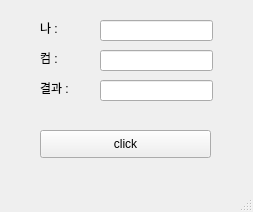
<?xml version="1.0" encoding="UTF-8"?>
<ui version="4.0">
 <class>MainWindow</class>
 <widget class="QMainWindow" name="MainWindow">
  <property name="geometry">
   <rect>
    <x>0</x>
    <y>0</y>
    <width>253</width>
    <height>212</height>
   </rect>
  </property>
  <property name="windowTitle">
   <string>MainWindow</string>
  </property>
  <widget class="QWidget" name="centralwidget">
   <widget class="QPushButton" name="pb">
    <property name="geometry">
     <rect>
      <x>40</x>
      <y>130</y>
      <width>171</width>
      <height>28</height>
     </rect>
    </property>
    <property name="text">
     <string>click</string>
    </property>
   </widget>
   <widget class="QLabel" name="lblMine">
    <property name="geometry">
     <rect>
      <x>40</x>
      <y>20</y>
      <width>64</width>
      <height>15</height>
     </rect>
    </property>
    <property name="text">
     <string>나 : </string>
    </property>
   </widget>
   <widget class="QLabel" name="lblCom">
    <property name="geometry">
     <rect>
      <x>40</x>
      <y>50</y>
      <width>64</width>
      <height>15</height>
     </rect>
    </property>
    <property name="text">
     <string>컴 : </string>
    </property>
   </widget>
   <widget class="QLabel" name="lblResult">
    <property name="geometry">
     <rect>
      <x>40</x>
      <y>80</y>
      <width>64</width>
      <height>15</height>
     </rect>
    </property>
    <property name="text">
     <string>결과 : </string>
    </property>
   </widget>
   <widget class="QLineEdit" name="leMine">
    <property name="geometry">
     <rect>
      <x>100</x>
      <y>20</y>
      <width>113</width>
      <height>21</height>
     </rect>
    </property>
   </widget>
   <widget class="QLineEdit" name="leCom">
    <property name="geometry">
     <rect>
      <x>100</x>
      <y>50</y>
      <width>113</width>
      <height>21</height>
     </rect>
    </property>
   </widget>
   <widget class="QLineEdit" name="leResult">
    <property name="geometry">
     <rect>
      <x>100</x>
      <y>80</y>
      <width>113</width>
      <height>21</height>
     </rect>
    </property>
   </widget>
  </widget>
  <widget class="QMenuBar" name="menubar">
   <property name="geometry">
    <rect>
     <x>0</x>
     <y>0</y>
     <width>253</width>
     <height>26</height>
    </rect>
   </property>
  </widget>
  <widget class="QStatusBar" name="statusbar"/>
 </widget>
 <resources/>
 <connections/>
</ui>
